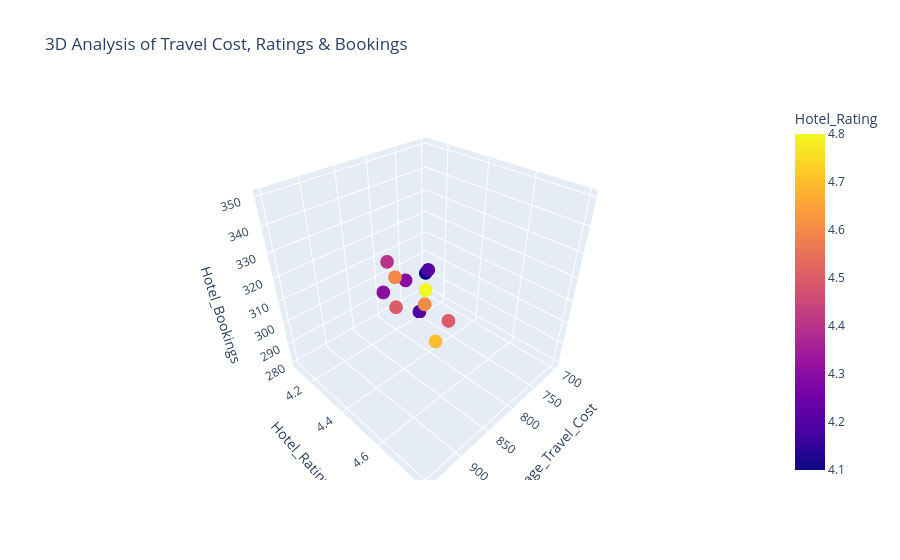

This figure's notebook cell:
### Code cell
fig = px.scatter_3d(df, x='Average_Travel_Cost', y='Hotel_Rating', z='Hotel_Bookings',
                    title='3D Analysis of Travel Cost, Ratings & Bookings', color='Hotel_Rating')

fig.show()

### Figure 1 — Plotly figure (JSON) as saved in the notebook; plotly's stock layout.template omitted (floating-point values rounded to 4 significant figures)
{"data": [{"hovertemplate": "Average_Travel_Cost=%{x}<br>Hotel_Rating=%{marker.color}<br>Hotel_Bookings=%{z}<extra></extra>", "legendgroup": "", "marker": {"color": [4.5, 4.2, 4.7, 4.3, 4.1, 4.8, 4.6, 4.4, 4.5, 4.2, 4.3, 4.6], "coloraxis": "coloraxis", "symbol": "circle"}, "mode": "markers", "name": "", "scene": "scene", "showlegend": false, "type": "scatter3d", "x": [800, 750, 900, 850, 700, 950, 920, 870, 890, 730, 810, 880], "y": [4.5, 4.2, 4.7, 4.3, 4.1, 4.8, 4.6, 4.4, 4.5, 4.2, 4.3, 4.6], "z": [300, 280, 320, 310, 290, 350, 340, 330, 320, 300, 310, 325]}], "layout": {"coloraxis": {"colorbar": {"title": {"text": "Hotel_Rating"}}, "colorscale": [[0, "#0d0887"], [0.1111, "#46039f"], [0.2222, "#7201a8"], [0.3333, "#9c179e"], [0.4444, "#bd3786"], [0.5556, "#d8576b"], [0.6667, "#ed7953"], [0.7778, "#fb9f3a"], [0.8889, "#fdca26"], [1, "#f0f921"]]}, "legend": {"tracegroupgap": 0}, "scene": {"domain": {"x": [0, 1], "y": [0, 1]}, "xaxis": {"title": {"text": "Average_Travel_Cost"}}, "yaxis": {"title": {"text": "Hotel_Rating"}}, "zaxis": {"title": {"text": "Hotel_Bookings"}}}, "title": {"text": "3D Analysis of Travel Cost, Ratings & Bookings"}}}
